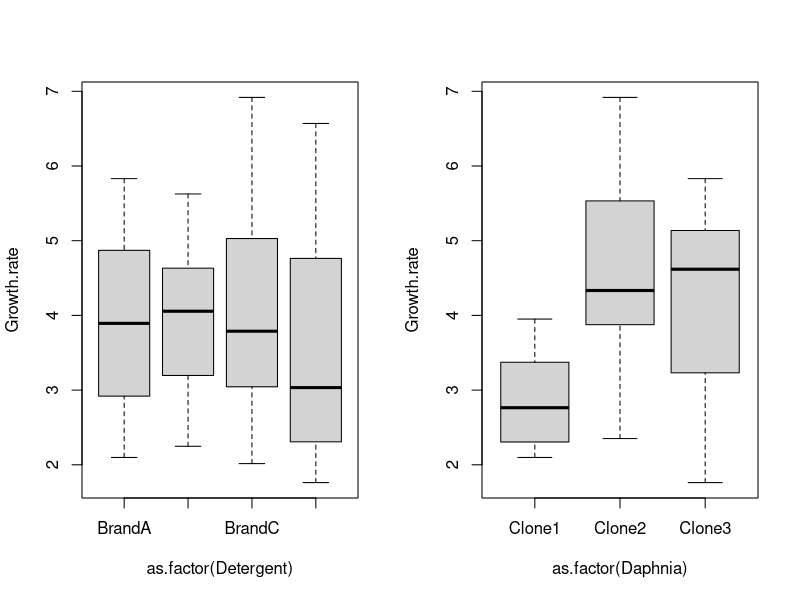
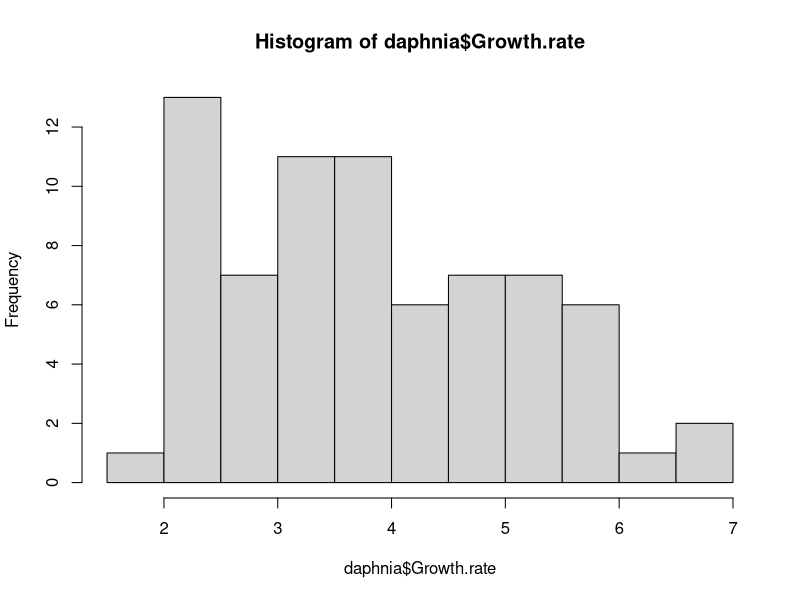
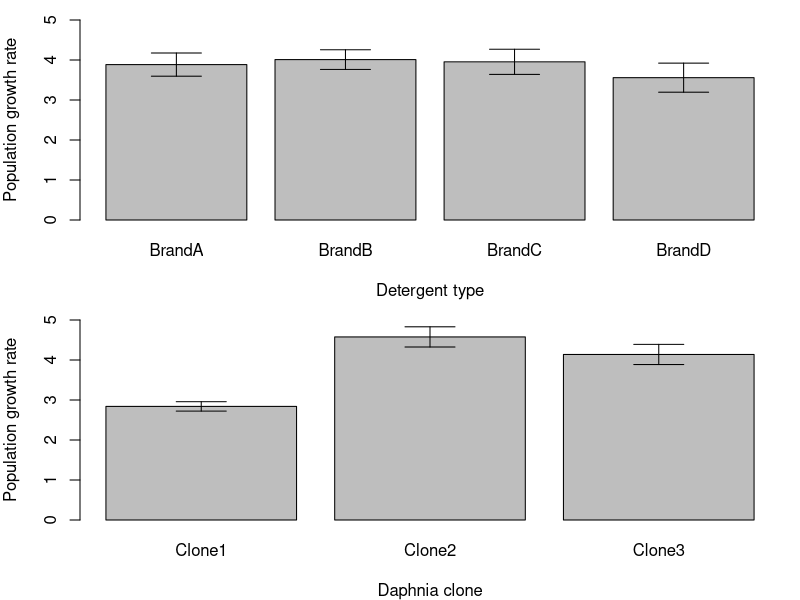
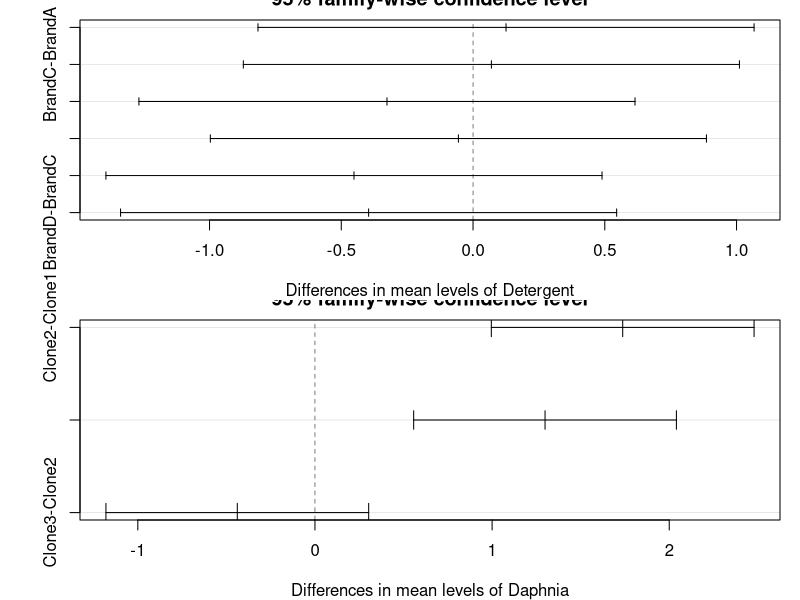
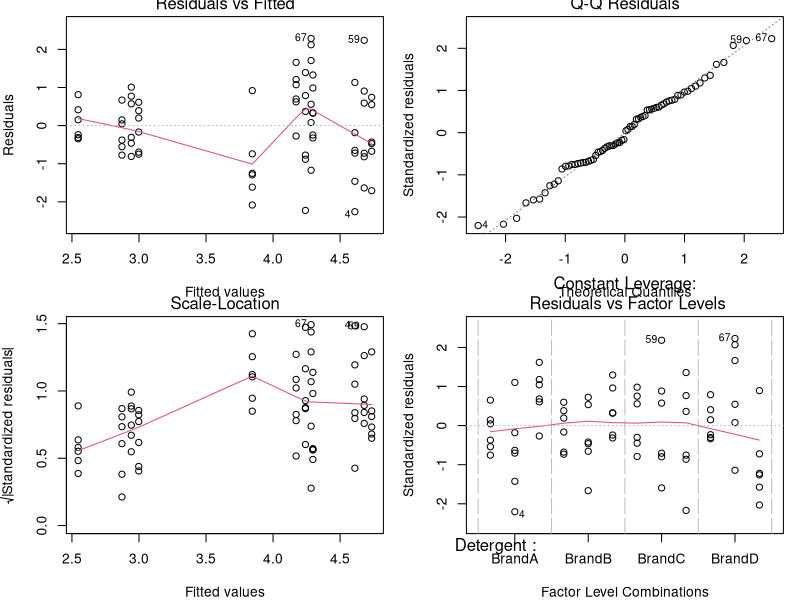
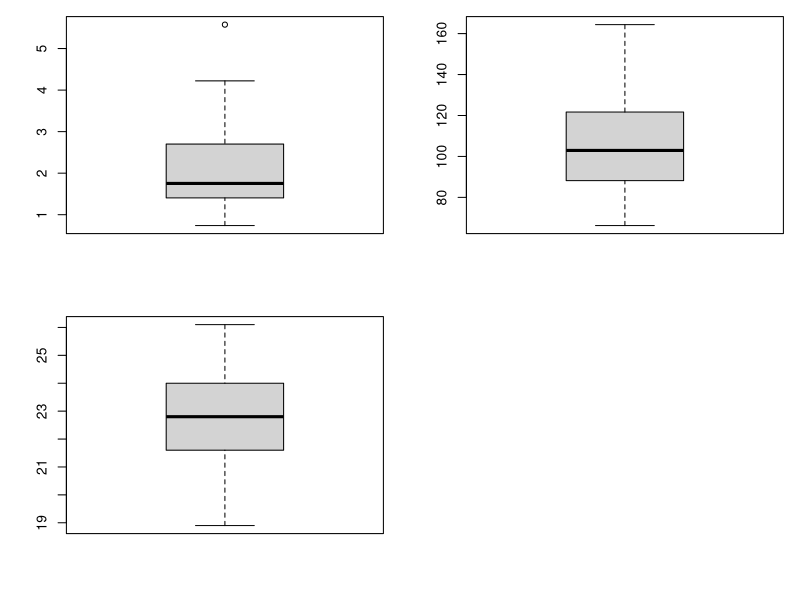
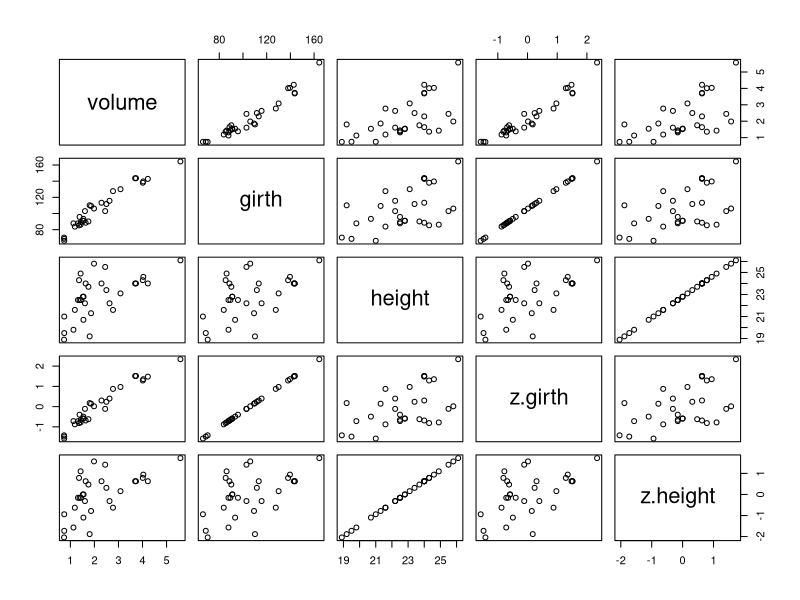
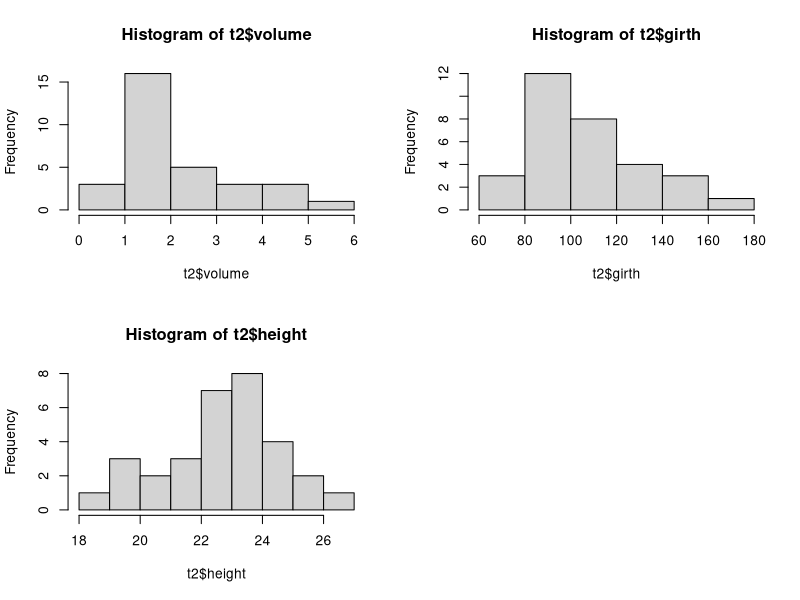

Recreate these plots in R, in order.
rm(list=ls())

## data input
daphnia <- read.delim("../data/daphnia.txt")
summary(daphnia)
head(daphnia)
str(daphnia)

## check outliers
par(mfrow = c(1, 2))
plot(Growth.rate ~ as.factor(Detergent), data = daphnia)
plot(Growth.rate ~ as.factor(Daphnia), data = daphnia)

## check homogeneity of variances
require(dplyr)

daphnia %>%
    group_by(Detergent) %>%
    summarise(variance = var(Growth.rate))

daphnia %>%
    group_by(Daphnia) %>%
    summarise(variance = var(Growth.rate))

## check normal distribution
dev.off()
hist(daphnia$Growth.rate)

## Linear model

# get the means for each explanatory variable
seFun <- function(x)  # calculate standard error
{
    sqrt(var(x)/length(x))
}

detergentMean <- with(daphnia, tapply(Growth.rate, INDEX = Detergent,
    FUN = mean))

detergentSEM <- with(daphnia, tapply(Growth.rate, INDEX = Detergent,
    FUN = seFun))

cloneMean <- with(daphnia, tapply(Growth.rate, INDEX = Daphnia, FUN = mean))

cloneSEM <- with(daphnia, tapply(Growth.rate, INDEX = Daphnia, FUN = seFun))

# plot graphs for the above
par(mfrow = c(2, 1), mar = c(4, 4, 1, 1))

barMids <- barplot(detergentMean,
    xlab = "Detergent type", ylab = "Population growth rate", ylim = c(0, 5))

arrows(barMids, detergentMean - detergentSEM,
    barMids, detergentMean + detergentSEM, code = 3, angle = 90)

barMids <- barplot(cloneMean,
    xlab = "Daphnia clone", ylab = "Population growth rate",
    ylim = c(0, 5))

arrows(barMids, cloneMean - cloneSEM,
    barMids, cloneMean + cloneSEM, code = 3, angle = 90)

# build linear model
daphiniaMod <- lm(Growth.rate ~ Detergent + Daphnia, data = daphnia)
summary(daphiniaMod)

# ANOVA (for multiple comparisons)
daphniaANOVAMod <- aov(Growth.rate ~ Detergent + Daphnia, data = daphnia)
summary(daphniaANOVAMod)

daphiniaModHSD <- TukeyHSD(daphniaANOVAMod)
daphiniaModHSD

# plot daphiaModHSD
par(mfrow = c(2, 1), mar = c(4, 4, 1, 1))
plot(daphiniaModHSD)

# model validation
par(mfrow = c(2, 2))
plot(daphiniaMod)


## Multiple regression

timber <- read.delim("../data/timber.txt")
summary(timber)
str(timber)
head(timber)

# outliers
par(mfrow = c(2, 2))
boxplot(timber$volume)
boxplot(timber$girth)
boxplot(timber$height)
dev.off()

# homogeneity of variances
var(timber$volume)
var(timber$girth)
var(timber$height)

# deal with heterogeneity
t2 <- as.data.frame(subset(timber, timber$volume != "NA"))
t2$z.girth <- scale(timber$girth)
t2$z.height <- scale(timber$height)
var(t2$z.girth)
var(t2$z.height)
plot(t2)

# normal distribution
par(mfrow = c(2, 2))
hist(t2$volume)
hist(t2$girth)
hist(t2$height)
dev.off()

# collinearity among covariates
pairs(timber)
cor(timber)
# use VIF (Variance Inflation Factor) to see what amount of collinearity is too much
# VIF = 1/(1 - R^2)
summary(lm(girth ~ height, data = timber))
VIF <- 1/(1 - 0.27)
VIF
sqrt(VIF)

# modelling
timberMod <- lm(volume ~ girth + height, data = timber)
anova(timberMod)
summary(timberMod)

# model validation
plot(timberMod)
